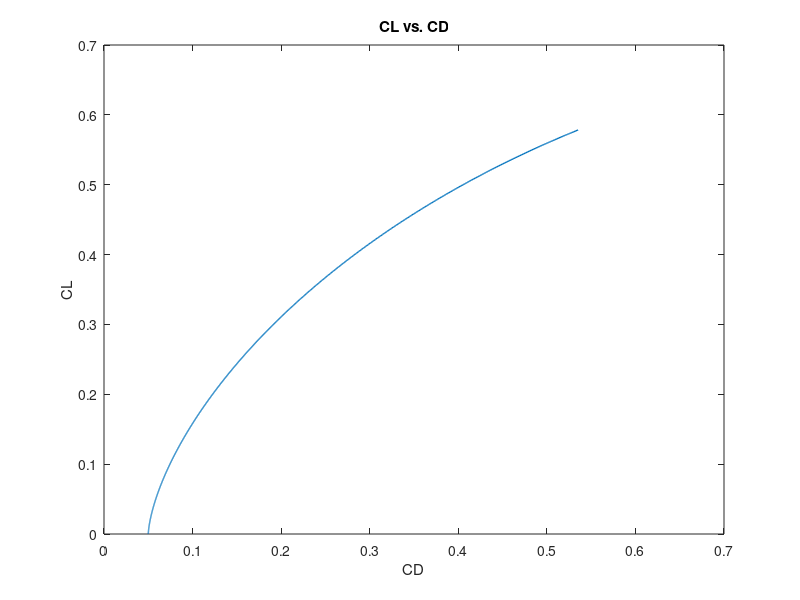
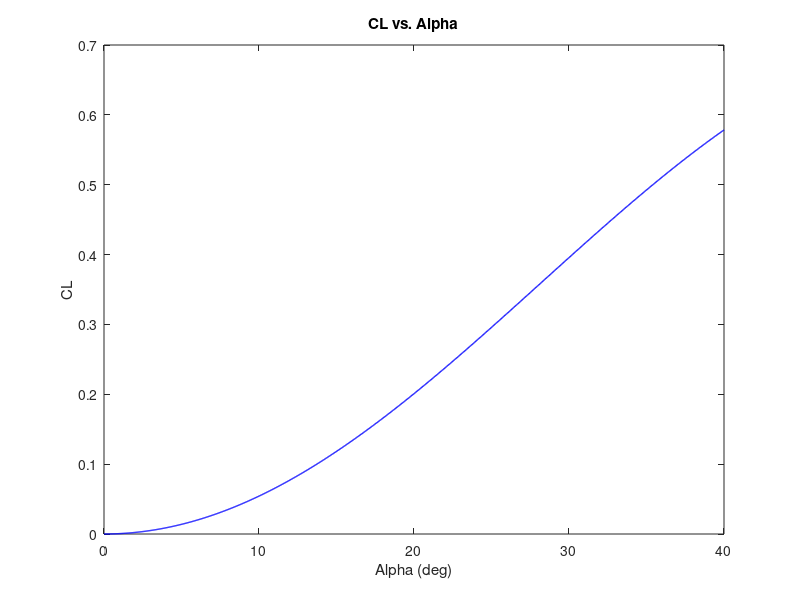
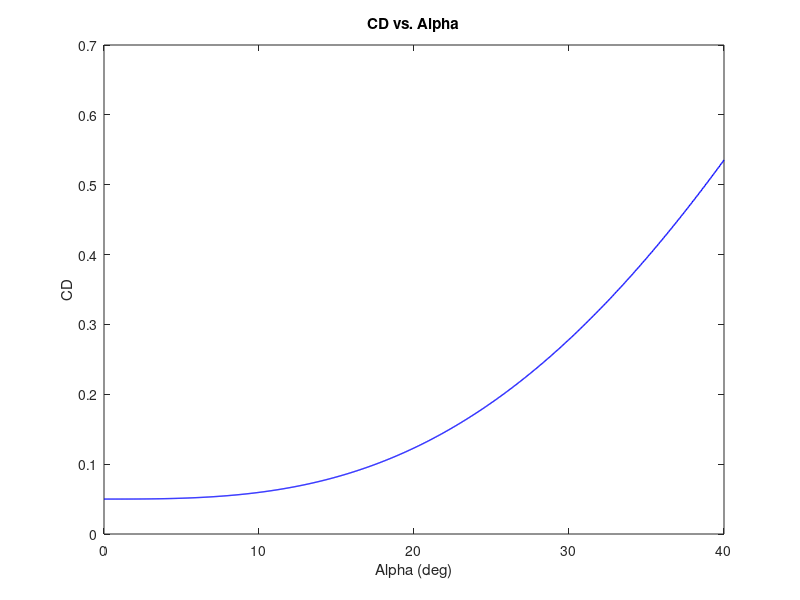
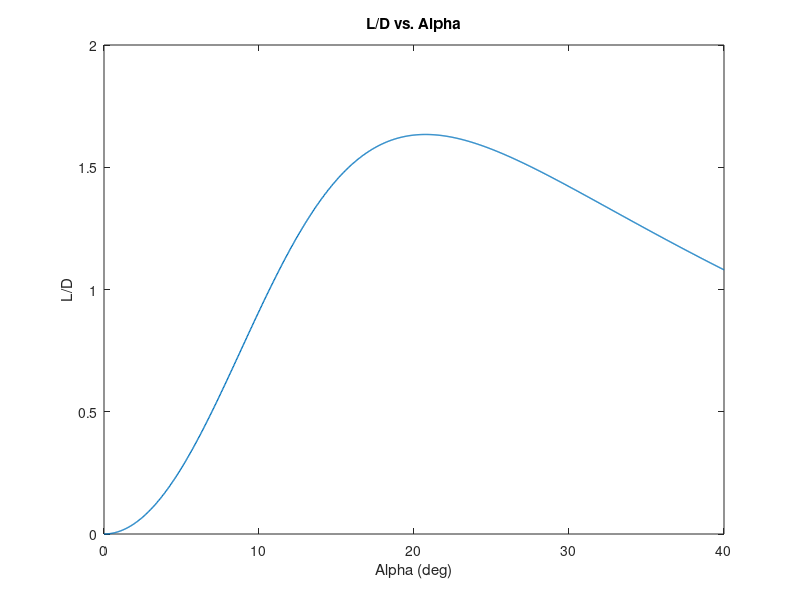

The MATLAB script that drew these images, in order:
%script to find max L/D of empircal CL CD formula
clear
close all
clc

alpha = linspace(0, 40, 1000);

Mach = 8;

CD0 = .05;
gamma = 1.4;
Cp_max = (2/(gamma*Mach^2))*((((gamma+1)/2)*Mach^2)^((gamma)/(gamma-1))*((gamma + 1)/(2*gamma*Mach^2 - (gamma - 1)))^(1/(gamma-1))-1);
CL = Cp_max.*sind(alpha).^2.*cosd(alpha);
CD = Cp_max.*sind(alpha).^3 + CD0;

figure()
plot(CD, CL, 'LineWidth', 1)
xlabel('CD')
ylabel('CL')
title ('CL vs. CD')

figure()
plot(alpha, CL, 'LineWidth', 1, 'Color', 'Blue')
xlabel('Alpha (deg)')
ylabel('CL')
title('CL vs. Alpha')

figure()
plot(alpha, CD, 'LineWidth', 1, 'Color', 'Blue')
xlabel('Alpha (deg)')
ylabel('CD')
title('CD vs. Alpha')

L_D = CL ./ CD; % Calculate lift-to-drag ratio
[maxL_D, index] = max(L_D); % Find maximum L/D and its index
optimalAlpha = alpha(index); % Get the angle of attack for maximum L/D

figure()
plot(alpha, L_D, 'LineWidth', 1)
xlabel('Alpha (deg)')
ylabel('L/D')
title('L/D vs. Alpha')

disp('Max L/D:')
disp(maxL_D)
disp('Optimal alpha:')
disp(optimalAlpha)
disp('CL @ Max L/D:')
disp(CL(index))
disp('CD @ Max L/D:')
disp(CD(index))
